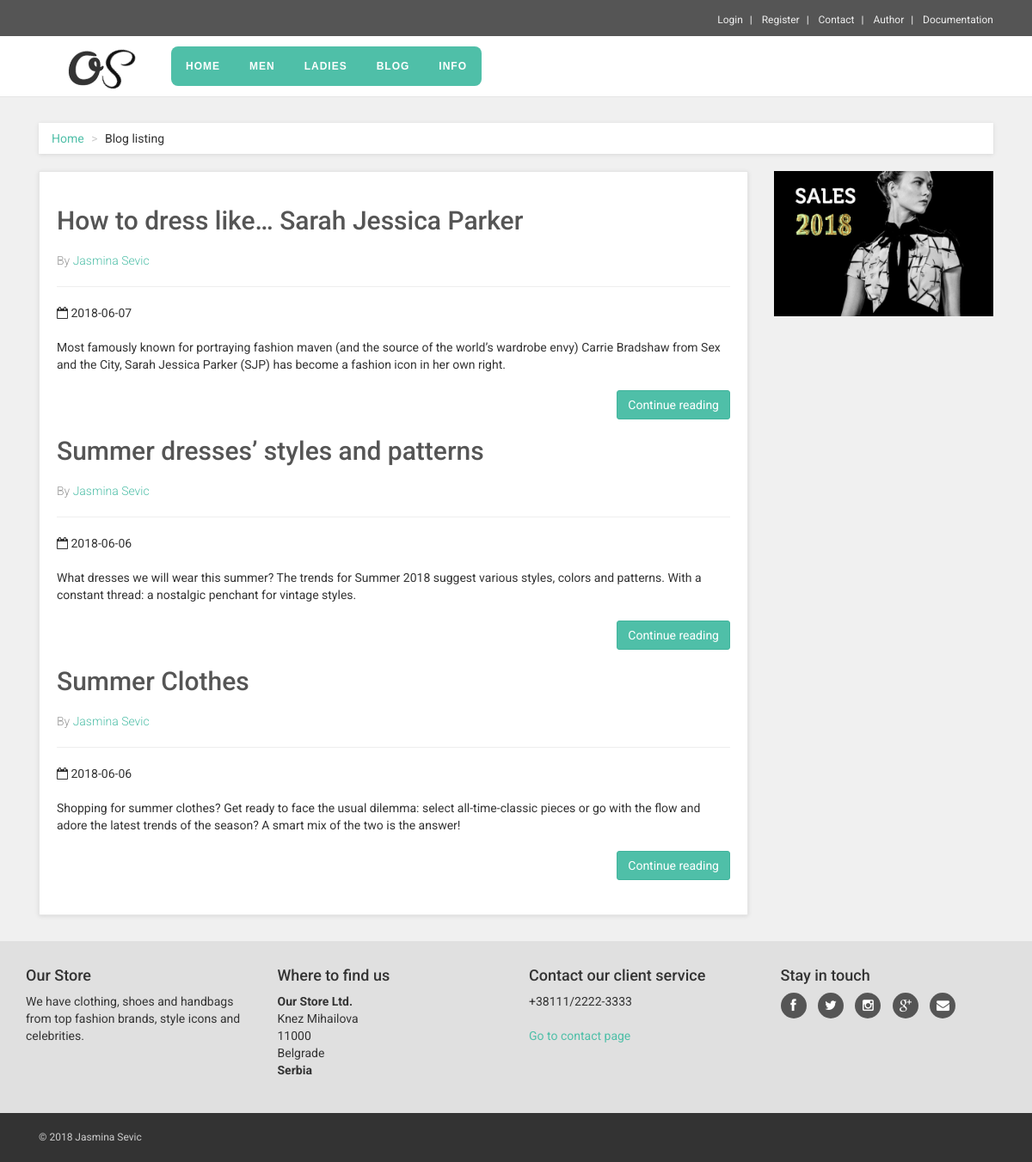
The page /index.php?page=blog&parent=0&category=12 on the database its author committed.
### tables this page shows
CREATE TABLE `navigation` (
  `id_link` int(11) NOT NULL,
  `name` varchar(100) NOT NULL,
  `path` varchar(100) DEFAULT NULL,
  `parent` int(10) NOT NULL,
  `level` int(10) NOT NULL,
  `position` int(11) NOT NULL
);

CREATE TABLE `post` (
  `id_post` int(11) NOT NULL,
  `post_title` varchar(255) NOT NULL,
  `post_summary` varchar(300) NOT NULL,
  `post_text` text NOT NULL,
  `publishing_date` timestamp NOT NULL DEFAULT CURRENT_TIMESTAMP,
  `user_id` int(11) NOT NULL
);

CREATE TABLE `user` (
  `id_user` int(11) NOT NULL,
  `first_name` varchar(50) NOT NULL,
  `last_name` varchar(50) NOT NULL,
  `email` varchar(150) NOT NULL,
  `pass` varchar(250) NOT NULL,
  `date_registr` timestamp NOT NULL DEFAULT CURRENT_TIMESTAMP ON UPDATE CURRENT_TIMESTAMP,
  `active` bit(1) NOT NULL,
  `role_id` int(11) NOT NULL,
  `image` varchar(255) NOT NULL,
  `biography` text NOT NULL
);

### php/connection.php (called while the page is built)
<?php
    $host = "localhost";
    $database = "b18_22266661_ourstore";
    $username = "b18_22266661";
    $password = "5276462piramida";
    try{
        $conn = new PDO("mysql:host=$host;dbname=$database;charset=utf8", $username, $password);
        $conn->setAttribute(PDO::ATTR_ERRMODE, PDO::ERRMODE_EXCEPTION);
        $conn->setAttribute(PDO::ATTR_DEFAULT_FETCH_MODE, PDO::FETCH_OBJ);
    }
    catch(PDOEXCEPTIONS $e){
        echo $e->getMESSAGE();
    }
    function executeQuery($upit){
        global $conn;
        $result = $conn->query($upit)->fetchAll();
        return $result;
    }
?>

### views/blog.php (the view)
<div id="all">
    <div id="content">
        <div class="container">
            <div class="col-sm-12">
                <ul class="breadcrumb">
                    <li><a href="index.php">Home</a>
                    </li>
                    <li>Blog listing</li>
                </ul>
            </div>
            <div class="col-sm-9" id="blog-listing">
                <div class="post">
                    <?php
                        $result = executeQuery("SELECT * FROM post p INNER JOIN user u ON p.user_id=u.id_user ORDER BY p.publishing_date DESC");
                        foreach($result as $res) :
                    ?>
                    <h2><a href="post.php?id=<?= $res->id_post; ?>"><?= $res->post_title; ?></a></h2>
                    <p class="author-category">By <a href="author.php?id=<?= $res->id_user; ?>"><?= $res->first_name . " " . $res->last_name; ?></a>
                    </p>
                    <hr>
                    <p class="date-comments">
                        <i class="fa fa-calendar-o"></i> <?php $publ_date = $res->publishing_date;
                        $publ_date = explode(" ", $publ_date);
                        echo $publ_date[0];
                        ?>
                    </p>
                    <p class="intro"><?= $res->post_summary; ?></p>
                    <p class="read-more"><a href="post.php?id=<?= $res->id_post?>" class="btn btn-primary">Continue reading</a>
                    </p>
                        <?php endforeach; ?>
                </div>
            </div>
            <div class="col-md-3">
                <div class="banner">
                    <a href="#">
                        <img src="img/banner.jpg" alt="sales 2014" class="img-responsive">
                    </a>
                </div>
            </div>
        </div>
    </div>

### views/nav.php (shortened to what this page needs)
    <div class="navbar navbar-default yamm" role="navigation" id="navbar">
        <div class="container">
            <div class="navbar-header">
                <a class="navbar-brand home" href="index.php" data-animate-hover="bounce">
                    <img src="img/os-logo.png" alt="Obaju logo" class="hidden-xs">
                </a>
            </div>
    <?php
$upit = "SELECT * FROM navigation n";
$res = executeQuery($upit);
$novi = array();
foreach ($res as $r) {
    $novi[] = array("id" => intval($r->id_link),
        "title" => $r->name,
        "parent_id" => $r->parent,
        "path" => $r->path,
        "id_link" => $r->id_link,
    );
}
function has_children($rows, $id)
{
    foreach ($rows as $row) {
        if ($row['parent_id'] == $id) {
            return true;
        }
    }
    return false;
}
function build_menu($rows, $parent = 0)
{
    $result = "<ul>";
    foreach ($rows as $row) {
        if ($row['parent_id'] == $parent) {
            $result .= "<li><a href='" . $row['path'] . "&parent=" . $row['parent_id'] . "&category=" . $row['id_link'] . "'>" . $row['title'] . "</a>";
            if (has_children($rows, $row['id'])) {
                $result .= build_menu($rows, $row['id']);
            }
            $result .= "</li>";
        }
    }
    $result .= "</ul>";
    return $result;
}
?>
            <div class="navbar-collapse collapse" id="navigation">
                <div id='cssmenu'>
                <?php echo build_menu($novi); ?>
                </div>
            </div>
        </div>
    </div>

### css/menumaker.css (style rules this page uses)
#cssmenu, #cssmenu ul, #cssmenu ul li, #cssmenu ul li a, #cssmenu #menu-button { margin: 0; padding: 0; border: 0; list-style: none; line-height: 1; display: block; position: relative; -webkit-box-sizing: border-box; -moz-box-sizing: border-box; box-sizing: border-box; }
#cssmenu:after, #cssmenu > ul:after { content: "."; display: block; clear: both; visibility: hidden; line-height: 0; height: 0; }
#cssmenu { font-family: Montserrat, sans-serif; background: #4fbfa8; margin-top: 12px; border-radius: 8px; }
#cssmenu > ul > li { float: left; }
#cssmenu > ul > li > a { padding: 17px; font-size: 12px; letter-spacing: 1px; text-decoration: none; color: #fff; font-weight: 700; text-transform: uppercase; -webkit-transition: color 0.25s ease; -moz-transition: color 0.25s ease; transition: color 0.25s ease; }

### css/style.default.css (style rules this page uses)
a, button { -webkit-transition: all 0.2s ease-out; -moz-transition: all 0.2s ease-out; transition: all 0.2s ease-out; }
.breadcrumb { -webkit-box-shadow: 0 1px 5px rgba(0, 0, 0, 0.1); box-shadow: 0 1px 5px rgba(0, 0, 0, 0.1); }
#content .banner { margin-bottom: 30px; }
#content #blog-listing .post, #content #blog-homepage .post { margin-bottom: 60px; background: #fff; margin: 0 0 30px; border: solid 1px #e6e6e6; -webkit-box-sizing: border-box; -moz-box-sizing: border-box; box-sizing: border-box; padding: 20px; -webkit-box-shadow: 0 1px 5px rgba(0, 0, 0, 0.1); box-shadow: 0 1px 5px rgba(0, 0, 0, 0.1); }
#content #blog-listing .post h2 a, #content #blog-homepage .post h2 a, #content #blog-listing .post h4 a, #content #blog-homepage .post h4 a { color: #555555; }
#content #blog-listing .post .author-category, #content #blog-homepage .post .author-category { color: #999999; font-weight: 300; }
#content #blog-listing .post .intro, #content #blog-homepage .post .intro { text-align: left; }
#content #blog-listing .post .read-more, #content #blog-homepage .post .read-more { text-align: right; }
.yamm .nav, .yamm .collapse, .yamm .dropup, .yamm .dropdown { position: static; }
.yamm .container { position: relative; }
.navbar { font-family: "Roboto", Helvetica, Arial, sans-serif; min-height: 70px; margin-bottom: 30px; border: none; border-bottom: 1px solid transparent; }
@media (min-width: 768px) { .navbar { border-radius: 0; } }
.navbar-collapse { max-height: 340px; overflow-x: visible; padding-right: 15px; padding-left: 15px; }
@media (min-width: 768px) { .navbar-collapse { float: left; width: auto; border-top: 0; box-shadow: none; } }
@media (min-width: 768px) { .navbar-collapse.collapse { display: block !important; height: auto !important; padding-bottom: 0; overflow: visible !important; } }
.container > .navbar-header, .container-fluid > .navbar-header, .container > .navbar-collapse, .container-fluid > .navbar-collapse { margin-right: -15px; margin-left: -15px; }
@media (min-width: 768px) { .container > .navbar-header, .container-fluid > .navbar-header, .container > .navbar-collapse, .container-fluid > .navbar-collapse { margin-right: 0; margin-left: 0; } }
.navbar-brand { float: left; padding: 10px 15px; font-size: 18px; line-height: 20px; height: 70px; }
@media (min-width: 768px) { .navbar > .container .navbar-brand, .navbar > .container-fluid .navbar-brand { margin-left: -15px; } }
.navbar-default { background-color: #ffffff; border-bottom-color: #e6e6e6; }
.navbar-default .navbar-brand { color: #777777; }
.navbar-default .navbar-collapse { border-color: #e6e6e6; }
body { font-family: "Roboto", Helvetica, Arial, sans-serif; font-size: 14px; line-height: 1.42857143; color: #333333; background-color: #f0f0f0; }
a { color: #4fbfa8; text-decoration: none; }
hr { margin-top: 20px; margin-bottom: 20px; border: 0; border-top: 1px solid #eeeeee; }
.breadcrumb { padding: 8px 15px; margin-bottom: 20px; background-color: #ffffff; border-radius: 0; }
.breadcrumb > li + li:before { content: ">\00a0"; color: #cccccc; }
.btn { font-weight: normal; font-family: "Roboto", Helvetica, Arial, sans-serif; padding: 6px 12px; font-size: 14px; line-height: 1.42857143; border-radius: 3px; }
.btn-primary { color: #ffffff; background-color: #4fbfa8; border-color: #41b39c; }
h1, h2, h3, h4, h5, h6, .h1, .h2, .h3, .h4, .h5, .h6 { font-family: inherit; font-weight: 500; line-height: 1.1; color: inherit; }
h1, .h1, h2, .h2, h3, .h3 { margin-top: 20px; margin-bottom: 20px; }
p, ul, ol { margin: 0 0 20px; }

### rows shown on the page
navigation: name "HOME"
navigation: name "MEN"
navigation: name "LADIES"
navigation: name "BLOG"
navigation: name "INFO"
post: post_title "How to dress like… Sarah Jessica Parker", user.first_name "Jasmina", user.last_name "Sevic", publishing_date "2018-06-07", post_summary "Most famously known for portraying fashion maven (and the source of the world’s wardrobe envy) Carrie Bradshaw from Sex and the City, Sarah Jessica Parker (SJP) has become a fashion icon in her own right."
post: post_title "Summer dresses’ styles and patterns", user.first_name "Jasmina", user.last_name "Sevic", publishing_date "2018-06-06", post_summary "What dresses we will wear this summer? The trends for Summer 2018 suggest various styles, colors and patterns. With a constant thread: a nostalgic penchant for vintage styles."
post: post_title "Summer Clothes", user.first_name "Jasmina", user.last_name "Sevic", publishing_date "2018-06-06", post_summary "Shopping for summer clothes? Get ready to face the usual dilemma: select all-time-classic pieces or go with the flow and adore the latest trends of the season? A smart mix of the two is the answer!"
